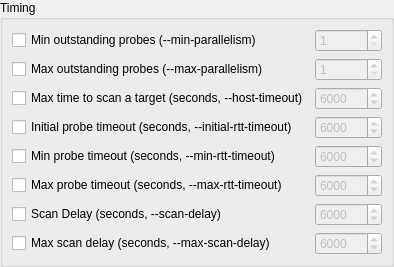
         <widget class="QWidget" name="page_5">
          <property name="autoFillBackground">
           <bool>false</bool>
          </property>
          <layout class="QVBoxLayout" name="verticalLayout_7">
           <property name="margin">
            <number>0</number>
           </property>
           <item>
            <widget class="QGroupBox" name="groupBox_6">
             <property name="title">
              <string>Timing</string>
             </property>
             <layout class="QVBoxLayout" name="verticalLayout_17">
              <item>
               <layout class="QGridLayout" name="gridLayout_15">
                <item row="0" column="0">
                 <widget class="QCheckBox" name="TcheckMinPar">
                  <property name="text">
                   <string>Min outstanding probes (--min-parallelism)</string>
                  </property>
                 </widget>
                </item>
                <item row="0" column="1">
                 <widget class="QSpinBox" name="TspinBoxMinP">
                  <property name="enabled">
                   <bool>false</bool>
                  </property>
                  <property name="minimum">
                   <number>1</number>
                  </property>
                  <property name="maximum">
                   <number>150</number>
                  </property>
                 </widget>
                </item>
                <item row="1" column="0">
                 <widget class="QCheckBox" name="TcheckMaxPar">
                  <property name="text">
                   <string>Max outstanding probes (--max-parallelism)</string>
                  </property>
                 </widget>
                </item>
                <item row="1" column="1">
                 <widget class="QSpinBox" name="spinBoxMaxPar">
                  <property name="enabled">
                   <bool>false</bool>
                  </property>
                  <property name="minimum">
                   <number>1</number>
                  </property>
                  <property name="maximum">
                   <number>150</number>
                  </property>
                 </widget>
                </item>
                <item row="2" column="0">
                 <widget class="QCheckBox" name="TcheckHostTime">
                  <property name="text">
                   <string>Max time to scan a target (seconds, --host-timeout)</string>
                  </property>
                 </widget>
                </item>
                <item row="2" column="1">
                 <widget class="QSpinBox" name="spinBoxHostTime">
                  <property name="enabled">
                   <bool>false</bool>
                  </property>
                  <property name="minimum">
                   <number>201</number>
                  </property>
                  <property name="maximum">
                   <number>9999999</number>
                  </property>
                  <property name="value">
                   <number>6000</number>
                  </property>
                 </widget>
                </item>
                <item row="3" column="0">
                 <widget class="QCheckBox" name="TcheckInitRtt">
                  <property name="text">
                   <string>Initial probe timeout (seconds, --initial-rtt-timeout)</string>
                  </property>
                 </widget>
                </item>
                <item row="3" column="1">
                 <widget class="QSpinBox" name="spinBoxInitRtt">
                  <property name="enabled">
                   <bool>false</bool>
                  </property>
                  <property name="maximum">
                   <number>9999999</number>
                  </property>
                  <property name="value">
                   <number>6000</number>
                  </property>
                 </widget>
                </item>
                <item row="4" column="0">
                 <widget class="QCheckBox" name="TcheckMinRtt">
                  <property name="text">
                   <string>Min probe timeout (seconds, --min-rtt-timeout)</string>
                  </property>
                 </widget>
                </item>
                <item row="4" column="1">
                 <widget class="QSpinBox" name="spinBoxMinRtt">
                  <property name="enabled">
                   <bool>false</bool>
                  </property>
                  <property name="minimum">
                   <number>1</number>
                  </property>
                  <property name="maximum">
                   <number>9999999</number>
                  </property>
                  <property name="value">
                   <number>6000</number>
                  </property>
                 </widget>
                </item>
                <item row="5" column="0">
                 <widget class="QCheckBox" name="TcheckMaxRtt">
                  <property name="text">
                   <string>Max probe timeout (seconds, --max-rtt-timeout)</string>
                  </property>
                 </widget>
                </item>
                <item row="5" column="1">
                 <widget class="QSpinBox" name="spinBoxMaxRtt">
                  <property name="enabled">
                   <bool>false</bool>
                  </property>
                  <property name="minimum">
                   <number>6</number>
                  </property>
                  <property name="maximum">
                   <number>9999999</number>
                  </property>
                  <property name="value">
                   <number>6000</number>
                  </property>
                 </widget>
                </item>
                <item row="6" column="0">
                 <widget class="QCheckBox" name="TcheckScanDelay">
                  <property name="text">
                   <string>Scan Delay (seconds, --scan-delay)</string>
                  </property>
                 </widget>
                </item>
                <item row="6" column="1">
                 <widget class="QSpinBox" name="spinBoxScanDelay">
                  <property name="enabled">
                   <bool>false</bool>
                  </property>
                  <property name="minimum">
                   <number>1</number>
                  </property>
                  <property name="maximum">
                   <number>9999999</number>
                  </property>
                  <property name="value">
                   <number>6000</number>
                  </property>
                 </widget>
                </item>
                <item row="7" column="0">
                 <widget class="QCheckBox" name="TcheckScanDelayMax">
                  <property name="text">
                   <string>Max scan delay (seconds, --max-scan-delay)</string>
                  </property>
                 </widget>
                </item>
                <item row="7" column="1">
                 <widget class="QSpinBox" name="spinBoxScanDelayMax">
                  <property name="enabled">
                   <bool>false</bool>
                  </property>
                  <property name="minimum">
                   <number>1</number>
                  </property>
                  <property name="maximum">
                   <number>9999999</number>
                  </property>
                  <property name="value">
                   <number>6000</number>
                  </property>
                 </widget>
                </item>
               </layout>
              </item>
              <item>
               <spacer name="verticalSpacer_3">
                <property name="orientation">
                 <enum>Qt::Vertical</enum>
                </property>
                <property name="sizeType">
                 <enum>QSizePolicy::Expanding</enum>
                </property>
                <property name="sizeHint" stdset="0">
                 <size>
                  <width>0</width>
                  <height>0</height>
                 </size>
                </property>
               </spacer>
              </item>
             </layout>
            </widget>
           </item>
          </layout>
         </widget>
